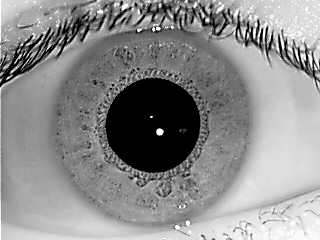
#> input picture dataset/0/2.bmp, 320 x 240 px
$ python -i iris_img_normalization.py   (imports and definitions only)   (older library calls are emulated)
#> lines starting #> are read from the running program, lines starting #| are printed output that depends on the picture
#> further down, picture is the input picture: shape (240, 320, 3); min 0, max 255, mean 140.6
#ייבוא ספריות
import cv2
import numpy as np
from PIL import Image

#פונקציה לאיתור ונירמול קשתית העין המקבלת את הווקטור של התמונה
#ומקבלת את מודל הסגמנטציה במידת הצורך, תלוי אם נרצה להשתמש בו או לא
def IrisImgNormalization(img, model=None):

    #numpy על אותו פורמט ולכן נמיר את התמונה למערך של  cv2 אבל אי אפשר להשתמש בפעולות  ,PILכשאר אנחנו מייבאים את התמונה לממש, אנחנו משתמשים ב
    img = np.asarray(img)

    #אם אין צורך בסגמנטציה אז נפעל כרגיל
    if model is None:

        #נשכפל את התמונה כדי שנוכל להתעסק איתה מבלי להרוס את המקור
        original = img.copy()

        #דורש רק תמונות בשחור לבן HoughCircles נמיר לשחור לבן מאחר והאלגוריתם
        filter = cv2.cvtColor(img, cv2.COLOR_RGB2GRAY)
        #בפונקציית טישטוש שעוזרת להפשיט את התמונה ולהבין מהפרטים הכללים איפה נמצאים העיגולים שיסמנו את הקשתית החזקים בתמונה
        #cv2.medianBlur - טישטוש התמונה בחוזק של 21
        filter = cv2.medianBlur(filter, 21)
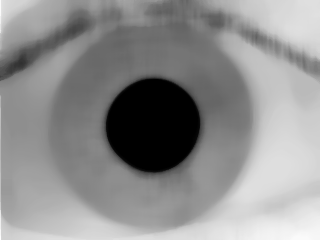
#> filter: shape (240, 320); min 0, max 253, mean 142.5
        #אלגוריתם למציאת עיגולים בתמונה
        #cv2.HOUGH_GRADIENT - Threshold זו השיטה למציאת העיגולים בה אנחנו הופכים את התמונה לתמונה מופשטת של קווי
        #dp יחס בין התמונה למטריצה עליה מסומנות הנקודות שאחר כך מזוכות כמרכזי עיגולים
        #minDist - המרחק המינימלי בין מרכזי העיגולים
        #param1 - של תמונת זיוהוי הקצוות שעליה כל האלגוריתם הזה עובד, זה ערך שמשחקים איתו בין דאטה לדאטה מאחר והוא משפיע בצורה שונה על תמונות שונות Thresholdערך ה
        #param2 - ערך שמגדיר את רגישות האלגוריתם, אם הוא גבוה מידי אז הוא לא ימצא עיגולים ואם הוא נמוך מידי אז הוא ימצא יותר מידי עיגולים
        #minRadius - רדיוס מינימלי של העיגול
        #maxRadius - רדיוס מקסימלי של העיגול
        detected_circles = cv2.HoughCircles(
            filter, cv2.HOUGH_GRADIENT, dp=3, minDist=20,
            param1=50, param2=20, minRadius=60, maxRadius=105
        )
#> detected_circles = 79 rows, first 8: [154.5, 124.5, 103.2], [199.5, 103.5, 96.6], [103.5, 109.5, 103.2], [214.5, 121.5, 103.2], [91.5, 127.5, 103.2], [181.5, 94.5, 86.7], [67.5, 136.5, 99.9], [142.5, 88.5, 90]
        #אם לא נמצא עיגול, לא נרצה שהקוד ייקרוס אלה יחזיר שערך שלילי והודעת שגיאה
        if detected_circles is None:
            print("Did not find iris")
            return None

        #אם כן מצאנו עיגולים אז אנחנו רוצים להמיר את מטריצת העיגולים למספרים שלמים
        #np.uint16 - ממיר את המטריצה למספרים שלמים
        #np.around - מעגל כל ערך במערך למספר השלם הקרוב ביותר
        #נגדיר את מיקום העיגול הראשון שנמצא כי בדרך כלל הוא המדויק ביותר
        #A - מיקום ה-X של העיגול
        #B - מיקום ה-Y של העיגול
        #R - רדיוס העיגול
        A, B, R = np.uint16(np.around(detected_circles))[0, 0]
#> A = 154; B = 124; R = 103


        #אותו אלגוריתם למציאת עיגולים רק הפעם בשביל באישון
        #הערכים שונים מאחר והאישון דומיננטי יותר וקטן יותר ונוכל לעזור לאלגוריתם למצוא אותו בעזרת הערכים הנכונים
        #משתמשים באותה תמונה מטושטשת כמו בפעם הראשונה
        detected_circles = cv2.HoughCircles(
        filter, cv2.HOUGH_GRADIENT, 1, 50, param1=80,
        param2=15, minRadius=1, maxRadius=50
        )
#> detected_circles = [[153.5, 124.5, 47.2], [247.5, 63.5, 38], [216.5, 20.5, 8.2]]

        #שוב פעם אם מצאנו את האישון אז נרצה להמיר את המטריצה למספרים שלמים ועגולים ואם לא אז נחזיר ערך שלילי ונדפיס שגיאה
        if detected_circles is None:
            print("Did not find pupil")
            return None

        #אם כן מצאנו עיגולים אז אנחנו רוצים להמיר את מטריצת העיגולים למספרים שלמים ולבחור את העיגול הראשון שנמצא כי לרוב הוא הכי מדויק
        a, b, r = np.uint16(np.around(detected_circles))[0, 0]
#> a = 154; b = 124; r = 47

        #עכשיו נרצה לחתוך את התמונה שיישאר רק העין בדיוק כלומר רק הקשתית והאישון, מאחר ולפעמים מעגל האישון נמצא בחלקו מחוץ לתמונה
        #שמוודאת שהערך המינימלי יהיה 0 max( ,0) נצטרך לוודא שאנחנו לא חותכים ערכים שליליים של התמונה שלא קיימים אחרת נקבל שגיאה ולכן נשתמש בפעולה
        H, W = original.shape[:2]
#> H = 240; W = 320
        left = max(0, int(a) - int(R))
#> left = 51
        top = max(0, int(b) - int(R))
#> top = 21
        right = min(W, int(a) + int(R))
#> right = 257
        bottom = min(H, int(b) + int(R))
#> bottom = 227

        #נחתוך את התמונה לפי הערכים שהגדרנו למעלה
        cropped = original[top:bottom, left:right]
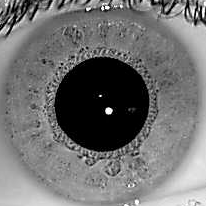
#> cropped: shape (206, 206, 3); min 0, max 255, mean 112.5

        #נגדיר את מרכז האישון והקשתית החדש לאחר שחתכנו את התמונה
        iris_center = (a - left, b - top)
#> iris_center = (103, 103)
        #נגדיר את האורך והרוחב הרצוי של התמונה החדשה שתהיה מלבנית
        output_size = (400, 150)

        #המרה מייצוג פולרי לייצוג קרטזי
        #np.linspace - מחזיר מערך של מספרים בין שני ערכים
        theta = np.linspace(0, 2 * np.pi, output_size[0])
        r = np.linspace(r, R, output_size[1])
#> r = 150 values from 47 to 103

        #שבכל מטריצה הערכים שבמערך מייצגים פיקסל Theta או  R מחזיר שתי מטריות בגודל האורך של

        # r = [1, 2, 3]
        #                 הופך להיות
        # R = [[1, 2, 3],
        #      [1, 2, 3],
        #      [1, 2, 3]]
        R_grid, Theta_grid = np.meshgrid(r, theta)

        #עכשיו נחשב את הנקודות בתמונה של העין לפי המרחק והזווית היחסית כמו במרוכבים
        Xs = iris_center[0] + R_grid * np.cos(Theta_grid)
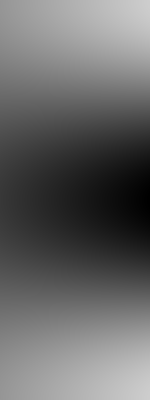
#> Xs: shape (400, 150) float64; min 0.00319, max 206, mean 103.2
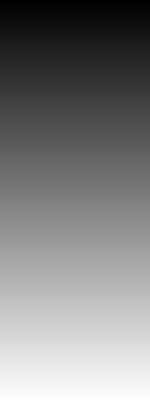
#> Theta_grid: shape (400, 150) float64; min 0, max 6.28, mean 3.14; drawn with min black and max white
        Ys = iris_center[1] + R_grid * np.sin(Theta_grid)
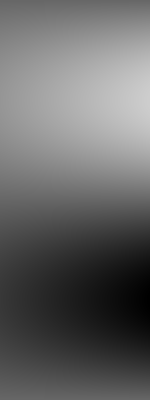
#> Ys: shape (400, 150) float64; min 0.000798, max 206, mean 103

        #ונמפה מחדש את התמונה לפי הנקודות החדשות שהגדרנו כך שכל נקודה בקשתית שביחד הן עיגול תמפה כל נקודה בתמונה החדש כמלבן
        img = cv2.remap(cropped, Xs.astype(np.float32), Ys.astype(np.float32), cv2.INTER_LINEAR)
        #נסובב את המלבן 90 מעלות כדי שיישכב לצורך נוחות
        img = cv2.rotate(img, cv2.ROTATE_90_CLOCKWISE)
#> img: shape (150, 400, 3)

        #עכשיו נרצה לקחת את האורח והרוחב של התמונה ולהוריד מלמטה חצי כלומר לחתוך ולהעלים את החצי התחתון של התמונה
        #מאחר וברוב המקרים זה יוצא שהחלק התחתון של התמונה מהווה את האפפיים או הריסים של העין
        H, W = img.shape[:2]
#> H = 150; W = 400
        #נחתוך את החלק התחתון של התמונה
        img = img[10:(H // 2) + 10, 0:W]
#> img: shape (75, 400, 3)

        #פונקציה למציאת קצוות בתמונה
        #1, 0 X מפעיל את הפילטר רק בציר
        #0, 1 Y מפעיל את הפילטר רק בציר
        #ksize=3 - 3x3 גודל הפילטר
        #cv2.CV_64F - כך שהמספרים מדוייקים יותר כי הם לא מעוגלים float64מחשב ב
        sobel_x = cv2.Sobel(img, cv2.CV_64F, 1, 0, ksize=3)
        sobel_y = cv2.Sobel(img, cv2.CV_64F, 0, 1, ksize=3)
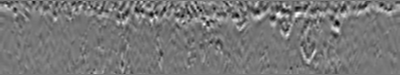
#> sobel_y: shape (75, 400, 3) float64; min -258, max 293, mean 1.2; drawn with min black and max white

        #חישוב חוזקת הגראדיאנט שזה בעצם עוצמת הקצוות בכל פיקסל בתמונה
        #החישוב הוא לפי נוסחה של שורש ריבועי של סכום ריבועי של שני הפילטרים
        sobel_combined = np.sqrt(sobel_x**2 + sobel_y**2)
        #נורמליזציה של התמונה כך שהערכים יהיו בין 0 ל-255 מכיוון שההעלאה בריבוע עלולה ליצור ערכים גדולים מ255
        #np.unit8 - ממיר את התמונה למספרים שלמים כדי שנוכל להציג אותה אחר כך
        sobel_combined = np.uint8(np.clip(sobel_combined, 0, 255))
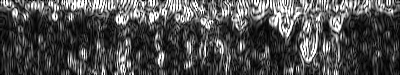
#> sobel_combined: shape (75, 400, 3); min 0, max 255, mean 77.8

        #נחזיר את התמונה החדשה והמנורמלת של קשתית העין
        return sobel_combined

    #אם יש צורך נדאג להשתמש במודל הסגמנטציה
    if model is not None:
        #נגדיר את מצב הריבוע לכבוי כרגע ואם נגלה שיש צורך להשתמש בו נדליק אותו בהמשך
        #מצב ריבוע הוא מצב בו לפי נוסחה המראה על קרבת צורה מסוימת לרביוע הוא גבוה אז נשתמש באלגוריתם למציאת עיגול על התוצאה של הסגמנטציה
        #אם המצב כבוי כלומר התוצאה של הסגמנטציה יותר מלבנית אז נשתמש בשיטה של לקחת את שני הפיקסלים הרחוקים ביותר אחד מהשני כלומר הקצוות ולבנות מהם עיגול
        square = False

        #נקטין את התמונה לגודל המתאים לקלט מודל הסגמנטציה
        target_size = (128, 128)
        #נשכפל את התמונה כדי שנוכל להתעסק איתה מבלי להרוס את המקור
        test_img = img.copy()

        #כאן אנחנו בודקים אם התמונה היא דו ממדית אנחנו צריכים להפוך אותה לתלת ממדית לכן מכפילים אותה שלוש פעמים ויוצרים מימד שלישי צבעוני
        #אנחנו עושים זאת על מנת שנכניס את התמונה למודל הסגמנטציה שמקבל רק תמונות תלת ממדיות
        if test_img.ndim == 2:
            test_img = np.stack([test_img] * 3, axis=-1)

        #כאן אנחנו בודקים אם איכשהו לתמונה יש 4 ממדים אז גם אותה נהפוך לתל ממדית מאחר וזה מה שהמודל מקבל
        elif test_img.shape[-1] == 4:
            test_img = test_img[:, :, :3]


        dims = test_img.shape[:2]

        #בכדי שנוכל לעשות עליו פונקציית שינוי גודל תמונה Pillow כאן אנחנו ממירים את התמונה לאובייקט מסוג
        #נשנה את התמונה לגודל שקבענו מקודם
        #128x128
        test_img = Image.fromarray(test_img).resize(target_size)
        #כדי שנוכל להכניס אותו למודל Numpy ונמיר אותה חזרה למערך
        #np.array(test_img) ממיר את התמונה למערך
        #astype("float32") כי זה ברירת המחדל כשעובדים עם מודלים float32ממיר את הערכים ל
        #בגדול זה בגלל שיש יותר ביטים והמספר הופך להיות יותר מדויק ולא מתעגל
        #לאחר מכן נחלק ב255 בכדי לנרמל את התמונה
        test_img = np.array(test_img).astype("float32") / 255.0
        # "מזוייף" batch עכשיו ההכנה האחרונה לפני שמכניסים למודל זה להוסיף
        #'אנחנו עושים את זה כי כשהגדרנו את המודל, הגדרנו אותו כך שלקלט יש ממד באטצ
        #axis=0 בכדי להכניס אותו בהתחלה לםני שאר הממדים
        test_img = np.expand_dims(test_img, axis=0)

        #נחזה את מסיכת הקשתית בעזרת מודל הסגמנטציה
        #.predict היא פונקציית הפעלת המודל
        #[0] כדי להוציא את התמונה מתוך הבאטצ' שלה
        pred_mask = model.predict(test_img)[0]
        # 1עכשיו מכיוון שהמסיכה מגיעה בשחור לבן כלומר עם ממד שלישי השווה ל
        # 1אז נרצה להסיר אותו בעזרת פונקציה שמסירה כל ממד השווה ל
        pred_mask = np.squeeze(pred_mask)

        #עכשיו מכיוון שלא נרצה חלקים אפורים בתמונה שיבלבלו אותנו אחר כך, נצטרך להפוך את הערכים או ל0 או ל1
        #לכן נגדיר את התקרה, כלומר כל מה שמעל חצי יהפוך ל1 ולהפך יהפוך ל0
        threshold = 0.5
        #זאת הפונקציה שמממשת בדיוק את זה, כל מה שמעל חצי יגרום לתנאי להפוך לחיובי כלומר 1 ולהפך שלילי כלומר 0
        binary_mask = (pred_mask > threshold).astype(np.uint8)

        #כאן אנחנו מחזירים את המסיכה לגודל התמונה המקורית בכדי שנוכל להמשיך לעבוד איתה
        #interpolation=cv2.INTER_NEAREST זה האלגוריתם להגדלת התמונות, ספציפית מה שבחרנו עושה ממוצע של כמה פיקסלים קרובים כאשר הוא רוצה לחשב פיקסל חדש
        binary_mask = cv2.resize(binary_mask, (dims[1], dims[0]), interpolation=cv2.INTER_NEAREST)
        #'גם מהתמונה המקורית צריך להיפטר מהממד באטצ
        img = test_img[0]
        #וגם אותה צריך להגדיל בחזרה לגודל המקורי באותה הצורה ובאותו אלגוריתם הגדלה
        img = cv2.resize(img, (dims[1], dims[0]), interpolation=cv2.INTER_LINEAR)

        #עכשיו ניצור גם מסיכה הפוכה בכדי שבהמשך נוכל להשתמש בה למציאת האישון ולא הקשתית
        #הפוכה כלומר כל מה שהיה 1 יהפוך ל0 ולהפך
        revert_binary_mask = 1 - binary_mask
        #את שתי המסיכות נרצה להחזיר לערכים של 0-255 בכדי שנוכל להשתמש במספר פונקציות בהמשך
        binary_mask = (binary_mask * 255).astype(np.uint8)
        revert_binary_mask = (revert_binary_mask * 255).astype(np.uint8)

        #כאן נבנה תנאי המחזיר שגיאה כאשר קיבלנו מסיכה ריקה לגמרי
        if binary_mask is None or binary_mask.size == 0 or np.sum(binary_mask) == 0:
            raise ValueError("Binary mask is empty or invalid. Check segmentation output.")

        #נגדיר את משתני המיקום של המעגל בכדי שאחר כך נוכל לקבל אותם מהפונקציה של מציאת העיגולים
        A, B, R = 0, 0, 0

        #נשכפל את התמונה כדי שנוכל להתעסק איתה מבלי להרוס את המקור
        img = img.copy()

        #תיצור מטריצה של פיקסלים רק מעל הערך 150 שהם לבנים מספיק
        white_pixels = np.column_stack(np.where(binary_mask >= 150))

        #אם יש לפחות ערך 1 לבן
        if white_pixels.size > 0:
            #תן לי את הנקודה של פינה שמאל למטה של המטריצה
            y_min, x_min = white_pixels.min(axis=0)
            #תן לי את הנקודה ימין למעלה של המטריצה
            y_max, x_max = white_pixels.max(axis=0)

        #עכשיו יוצרים את ממדי הקופסא החדשה המקיפה בדיוק את המסיכה של הקשתית שיצר לנו מודל הסגמנטציה
        box_width = x_max - x_min
        box_height = y_max - y_min

        #נוסחה לחישוב קירוב מרובע לריבוע
        #ערכים בין 0-1 כש1 נחשב לריבוע מושלם
        square_sim = 1 - abs(box_height / box_width - 1)

        #נגדיר את ערך המינימום שנחשב לריבוע - 75
        #כל מה שמתחת הוא מלבן (אליפסה)
        if square_sim > 0.75:
            square=True

        #METHOD 1 ---------------------------------------
        #אופציה ראשונה אם המסיכה של הקשתית מלבנית כלומר יותר דומה לאליפסה אז כנראה המודל פספס חלק מהמעגל והשאיר לנו אליפסה לכן בשביל
        # למצוא את העיגול השלם פשוט ניקח את שתי הנקודות ההכי ימנית וההכי שמאלית ואלו יהיו הנקודה הכי ימנית והכי שמאלית על המעגל האמיתי וכך המצא אותו
        if not square:
            #אם התמונה צבעונית נמיר אותה לשחור לבן
            #כי אחרי הכל אנחנו רוצים לחפש פיקסלים, והכי קל לעבוד עם פיסקלים שחורים ולבנים
            if len(img.shape) == 3:
                img = cv2.cvtColor(img, cv2.COLOR_BGR2GRAY)

            #נגדיר שני משתנים השווים לאורך ורוחב התמונה
            height, width = img.shape[0:2]

            #נאתחל לכרגע את הערך המקסימלי לנקודה הכי שמאלית שיהיה הצד הכי ימני כדי שאם יש משהו שמאלי ממנו נעדכן את המשתנה
            leftmost = width
            #הכי ימני כרגע זה הכי שמאלי בדיוק מאותה הסיבה
            rightmost = 0
            #של הנקודה הכי שמאלית חלקי 2 כלומר נקודת הגובה שבין שתי הנקודות yשל הנקודה הכי ימנית ועוד ה  yונקודת המרכז עוד מעט יהיו ה
            #כרגע נאתחל אותן ל0
            middlepoint1 = 0
            middlepoint2 = 0

            #כלומר על כל עמודה yנעבור על כל ערך
            for y in range(height):
                #בתוך כל עמודה, נעבור בכל שורה
                for x in range(width):
                    #ונבדוק אם הנקודה במיקום הזה היא גדולה מ0 כלומר לבנה
                    if binary_mask[y, x] > 0:
                        #אם כן אז נבדוק אם היא שמאלית יותר מהנקודה הכי שמאלית כרגע
                        if x < leftmost:
                            #אם כן נהפוך אותך להיות הנקודה השמאלית ביותר החדשה
                            leftmost = x
                            #ונעדכן את הגובה שלה
                            middlepoint = y
                        #אם כן אז נבדוק אם היא ימנית יותר מהנקודה הכי ימנית כרגע
                        if x > rightmost:
                            #אם כן נהפוך אותך להיות הנקודה הימנית ביותר החדשה
                            rightmost = x
                            #ונעדכן את הגובה שלה
                            middlepoint2 = y

            #מרכז המעגל כמו שאמרנו יהיה בדיוק בין שתי הנקודות
            A = (leftmost + rightmost) // 2
            #והרדיוס שלו יהיה המרחק חלק 2 כלומר חצי קוטר
            R = (rightmost - leftmost) // 2
            #גם גובה מרכז המעגל יהיה בין שתי נקודות הגובה
            B = middlepoint2+middlepoint1 // 2

        #METHOD 2 ---------------------------------------
        #אופציה שניה היא במקרה והקשתית קרובה לריבוע כלומר יותר דומה לעיגול מושלם אז פשוט נבצע את האלגוריתם על המסיכה שלה
        else:
            #אותו אלגוריתם למציאת עיגולים רק הפעם בשביל באישון
            #הערכים שונים מאחר והאישון דומיננטי יותר וקטן יותר ונוכל לעזור לאלגוריתם למצוא אותו בעזרת הערכים הנכונים
            #משתמשים באותה תמונה מטושטשת כמו בפעם הראשונה
            detected_circles = cv2.HoughCircles(
            binary_mask, cv2.HOUGH_GRADIENT, 3, 200, param1=50,
            param2=15, minRadius=60, maxRadius=285
            )

            #אם לא נמצא עיגול, לא נרצה שהקוד ייקרוס אלה יחזיר שערך שלילי והודעת שגיאה
            if detected_circles is None:
                print("No iris detected. Skipping frame")
                return None

            #אם כן מצאנו עיגולים אז אנחנו רוצים להמיר את מטריצת העיגולים למספרים שלמים ונבחר את העיגול הראשון שנמצא כי לרוב הוא הכי מדויק
            A, B, R = np.uint16(np.around(detected_circles))[0, 0]

        #-----------------------------------------------

        #נשכפל את התמונה כדי שנוכל להתעסק איתה מבלי להרוס את המקור
        img = img.copy()

        #עכשיו נרצה לחתוך את צידי התמונה כך שכל מה שישאר לנו זה האישון וקצת מסביבו בכדי שיהיה לנו סיכוי קטן יותר לפספס אותו
        #נעשה זאת על ידי לקיחת המסיכה של הקשתית הפיכתה, כלמור עכשיו במקום לסמן את הקשתית היא מסמנת את האישון, ולאחר שמצאנו את האישון נוכל לעשות לו זום אין
        # ובמקום לטשטש תמונה ואז להשתמש באלגוריתם נשתמש במסיכה ההפוכה לאחר טישטוש כדי להגדיל את סיכויי הסימון של האישון

        #נהפוך את המסיכה של הקשתית כלומר שתהיה מסיכה של האישון
        edges = cv2.Canny(revert_binary_mask, 50, 150)
        #ניתן לה אפקט טישטוש
        edges = cv2.blur(edges, (5, 5))

        #נבחר כמה נרצה לחתוך מצידי הקשתית כלומר כמה זום אין לעשות
        #אם המסיכה של הקשתית היא מלבנית אז נעשה פחות זום אין מכיוון שיש פחות מקום בפנים
        cutter = R/4

        #כי אם היא מלבנית זה אומר שהיא כמו ריבוע שמתחו אותו ולכן נרצה לעשות יותר זום אין
        if not square:
            cutter = R/2

        #בנצע חישוב של איפה תמצא כל דופן בתמונה החדשה
        left = A - R + cutter
        top = B + R - cutter
        right = A + R - cutter
        bottom = B - R + cutter

        #ונחתוך אותה וכביכול נעשה זום אין
        edges = edges[int(bottom):int(top), int(left):int(right)]

        #אותו אלגוריתם למציאת עיגולים רק הפעם בשביל באישון
        #הערכים שונים מאחר והאישון דומיננטי יותר וקטן יותר ונוכל לעזור לאלגוריתם למצוא אותו בעזרת הערכים הנכונים
        #משתמשים באותה תמונה מטושטשת כמו בפעם הראשונה
        detected_circles = cv2.HoughCircles(
        edges, cv2.HOUGH_GRADIENT, 1, 90, param1=70,
        param2=15, minRadius=20, maxRadius=70
        )

        #אם לא נמצא עיגול, לא נרצה שהקוד ייקרוס אלה יחזיר שערך שלילי והודעת שגיאה
        if detected_circles is None:
            print("Breaked, Did not find Pupil")
            return None

        #אם כן מצאנו עיגולים אז אנחנו רוצים להמיר את מטריצת העיגולים למספרים שלמים ולבחור את העיגול הראשון שנמצא כי לרוב הוא הכי מדויק
        a, b, r = np.uint16(np.around(detected_circles))[0, 0]

        #מכיוון שמצאנו את הקורדינטות של האישון בהגדלה, הקורדינטות לא מתאימות לתמונה המקורית ולכן נצטרך להתאים אותן חזרה
        a = a + int(A - R + cutter)
        b = b + int(B - R + cutter)

        #עכשיו נרצה לחתוך את התמונה שיישאר רק העין בדיוק כלומר רק הקשתית והאישון, מאחר ולפעמים מעגל האישון נמצא בחלקו מחוץ לתמונה
        #שמוודאת שהערך המינימלי יהיה 0 max( ,0) נצטרך לוודא שאנחנו לא חותכים ערכים שליליים של התמונה שלא קיימים אחרת נקבל שגיאה ולכן נשתמש בפעולה
        H, W = img.shape[:2]
        left = max(0, int(A)-int(R))
        top = max(0, int(B)-int(R))
        right = min(W, int(A)+int(R))
        bottom = min(H, int(B)+int(R))

        #בטווח 0-255 uint8 בכדי לבצע מספר פעולות, נרצה להמיר אותה לפורמט  PIL מאחר וערכי התמונה כרגע בטווח בין 0-1 ואנחנו רוצים להמיר את התמונה לאובייקט
        img = (img * 255).astype(np.uint8) if img.dtype == np.float32 else img
        #PIL עכשיו נמיר לאובייקט
        # img = Image.fromarray(cv2.cvtColor(img, cv2.COLOR_BGR2RGB))
        img = Image.fromarray(img)

        #נחתוך את התמונה לפי הערכים שהגדרנו למעלה
        img = img.crop((left, top, right, bottom))

        #numpy בשביל להפוך את עיגול הקשתית למלבן נצטרך להפעיל פעולו שעובדות רק על מערך
        img = np.array(img)

        #נגדיר את מרכז האישון והקשתית החדש לאחר שחתכנו את התמונה
        iris_center = (a - left, b - top)
        #נגדיר את האורך והרוחב הרצוי של התמונה החדשה שתהיה מלבנית
        output_size = (400, 150)

        #המרה מייצוג פולרי לייצוג קרטזי
        #np.linspace - מחזיר מערך של מספרים בין שני ערכים
        theta = np.linspace(0, 2 * np.pi, output_size[0])
        r = np.linspace(r, R, output_size[1])

        #שבכל מטריצה הערכים שבמערך מייצגים פיקסל Theta או  R מחזיר שתי מטריות בגודל האורך של

        # r = [1, 2, 3]
        #                 הופך להיות
        # R = [[1, 2, 3],
        #      [1, 2, 3],
        #      [1, 2, 3]]
        R_grid, Theta_grid = np.meshgrid(r, theta)

        #עכשיו נחשב את הנקודות בתמונה של העין לפי המרחק והזווית היחסית כמו במרוכבים
        Xs = iris_center[0] + R_grid * np.cos(Theta_grid)
        Ys = iris_center[1] + R_grid * np.sin(Theta_grid)

        #ונמפה מחדש את התמונה לפי הנקודות החדשות שהגדרנו כך שכל נקודה בקשתית שביחד הן עיגול תמפה כל נקודה בתמונה החדש כמלבן
        img = cv2.remap(img, Xs.astype(np.float32), Ys.astype(np.float32), cv2.INTER_LINEAR)
        #נסובב את המלבן 90 מעלות כדי שיישכב לצורך נוחות
        img = cv2.rotate(img, cv2.ROTATE_90_CLOCKWISE)

        #עכשיו נרצה לקחת את האורח והרוחב של התמונה ולהוריד מלמטה חצי כלומר לחתוך ולהעלים את החצי התחתון של התמונה
        #מאחר וברוב המקרים זה יוצא שהחלק התחתון של התמונה מהווה את האפפיים או הריסים של העין
        H, W = img.shape[:2]
        #נחתוך את החלק התחתון של התמונה
        img = img[10:(H // 2) + 10, 0:W]

        #פונקציה למציאת קצוות בתמונה
        #1, 0 X מפעיל את הפילטר רק בציר
        #0, 1 Y מפעיל את הפילטר רק בציר
        #ksize=3 - 3x3 גודל הפילטר
        #cv2.CV_64F - כך שהמספרים מדוייקים יותר כי הם לא מעוגלים float64מחשב ב
        sobel_x = cv2.Sobel(img, cv2.CV_64F, 1, 0, ksize=3)
        sobel_y = cv2.Sobel(img, cv2.CV_64F, 0, 1, ksize=3)

        #חישוב חוזקת הגראדיאנט שזה בעצם עוצמת הקצוות בכל פיקסל בתמונה
        #החישוב הוא לפי נוסחה של שורש ריבועי של סכום ריבועי של שני הפילטרים
        sobel_combined = np.sqrt(sobel_x**2 + sobel_y**2)
        #נורמליזציה של התמונה כך שהערכים יהיו בין 0 ל-255 מכיוון שההעלאה בריבוע עלולה ליצור ערכים גדולים מ255
        #np.unit8 - ממיר את התמונה למספרים שלמים כדי שנוכל להציג אותה אחר כך
        sobel_combined = np.uint8(np.clip(sobel_combined, 0, 255))

        #נחזיר את התמונה החדשה והמנורמלת של קשתית העין
        return sobel_combined

>>> import cv2
>>> picture = cv2.cvtColor(cv2.imread('../../dataset/0/2.bmp'), cv2.COLOR_BGR2RGB)
>>> result = IrisImgNormalization(picture)
